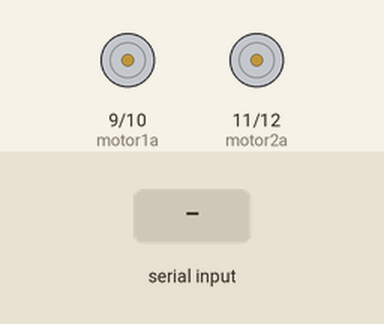
This sketch was run on a simulated Arduino Uno, built with avr-gcc and run on an emulated ATmega328P. Parts: motor-driver pin pairs drawn as motors (green arrow = first pin HIGH = forward, orange = second pin HIGH = backward, longer = more drive). The inputs (shaded band) are chosen by the test bench. What the sketch prints to the serial monitor is not drawn.

Above: at 1.2 s.
1.3 s: "F" received over Serial
At 2.5 s:
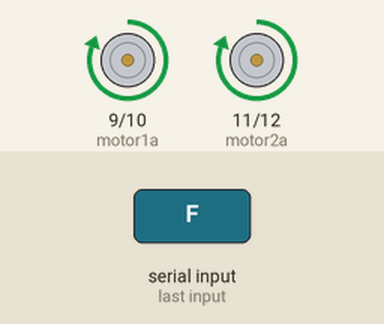
2.8 s: "L" received over Serial
At 3.8 s:
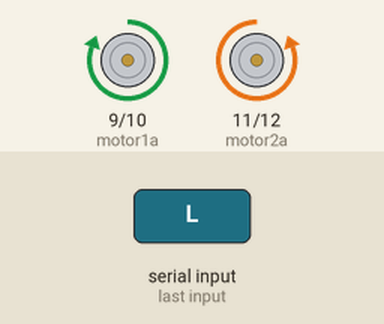
4.3 s: "R" received over Serial
At 4.9 s:
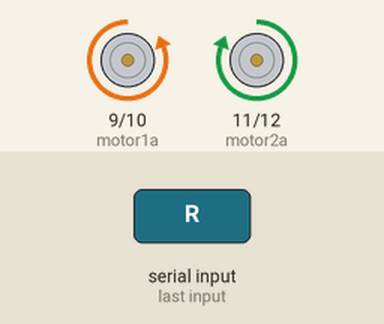
Timing chart, 0 to 7.3 s (numbered marks = the images above; inputs shaded):
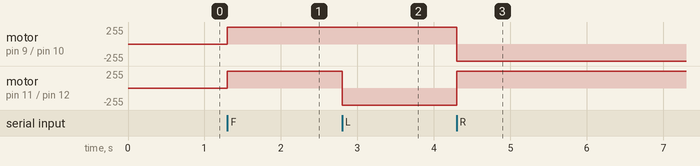

Measured:
- after the input at 1.3 s, motor on pin 9 (motor1a) / pin 10 (motor1b), motor on pin 11 (motor2a) / pin 12 (motor2b): stopped → forward 255/255 at once
- after the input at 2.8 s, motor on pin 11 (motor2a) / pin 12 (motor2b): forward 255/255 → backward 255/255 at once
- after the input at 4.3 s, motor on pin 9 (motor1a) / pin 10 (motor1b): forward 255/255 → backward 255/255 at once; motor on pin 11 (motor2a) / pin 12 (motor2b): backward 255/255 → forward 255/255 at once

The sketch:

code_for_bot_control_in_VTR.ino
```cpp
#define motor1a 9
#define motor1b 10
#define motor2a 11
#define motor2b 12

void setup()
{
  pinMode(motor1a,OUTPUT);
  pinMode(motor1b,OUTPUT);
  pinMode(motor2a,OUTPUT);
  pinMode(motor2b,OUTPUT);
  Serial.begin(9600);
}

void juststop()
{
  digitalWrite(motor1a, LOW);
  digitalWrite(motor1b, LOW);
  digitalWrite(motor2a, LOW);
  digitalWrite(motor2b, LOW);
}

void gofront()
{
  digitalWrite(motor1a, HIGH);
  digitalWrite(motor1b, LOW);
  digitalWrite(motor2a, HIGH);
  digitalWrite(motor2b, LOW);
}
void goleft()
{
  digitalWrite(motor1a, HIGH);
  digitalWrite(motor1b, LOW);
  digitalWrite(motor2a, LOW);
  digitalWrite(motor2b, HIGH);
}
void goright()
{
  digitalWrite(motor1a, LOW);
  digitalWrite(motor1b, HIGH);
  digitalWrite(motor2a, HIGH);
  digitalWrite(motor2b, LOW);
}

void loop()
{
  char input;
  if(Serial.available()>0)
  {
    input = Serial.read();
    Serial.println(input);
  }
  if(input=='F')
  {
    while(input=='F')
    {
     gofront();
     input = Serial.read();
     Serial.println(input);
    }
  }
  if(input=='B')
  {
    while(input=='B')
    {
     juststop();
     input = Serial.read();
     Serial.println(input);
    }
  }
  if(input=='L')
  {
    while(input=='L')
    {
     goleft();
     input = Serial.read();
     Serial.println(input);
    }

  }

  if(input=='R')
  {
    while(input=='R')
    {
     goright();
     input = Serial.read();
     Serial.println(input);
    }

  }
}
```
